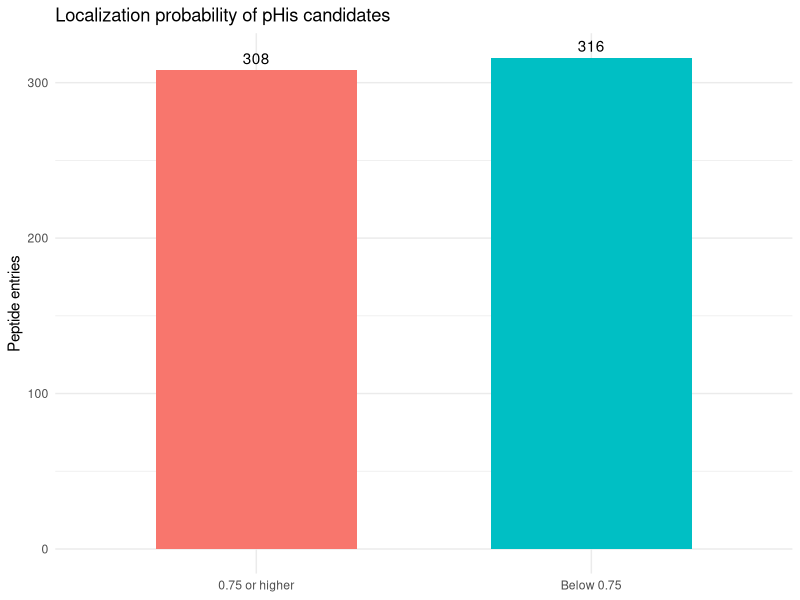
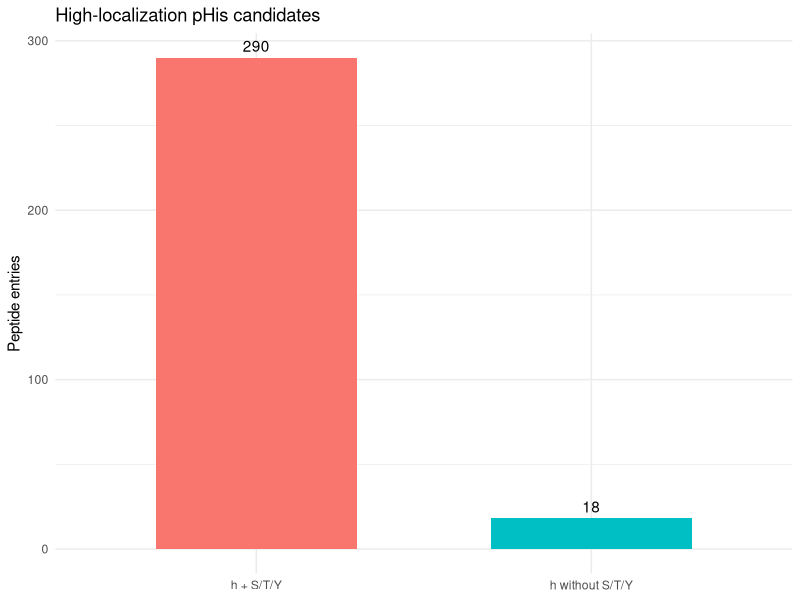
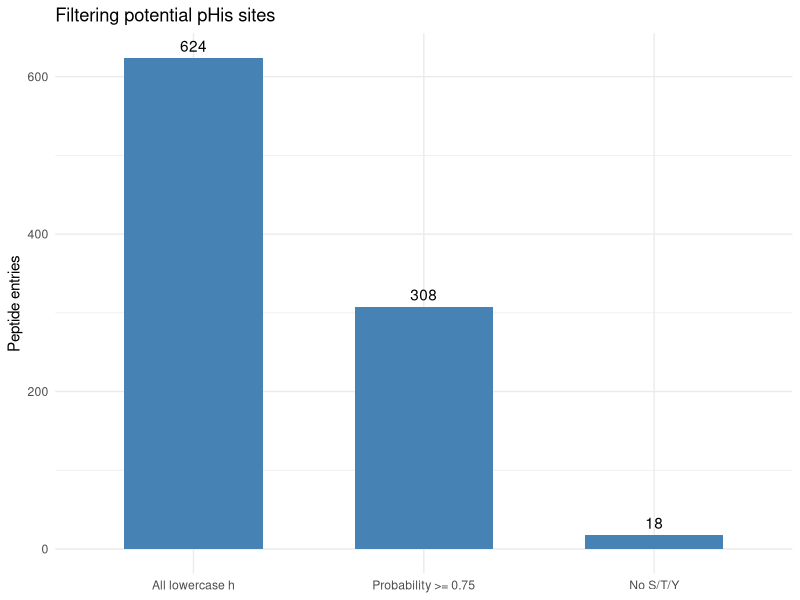
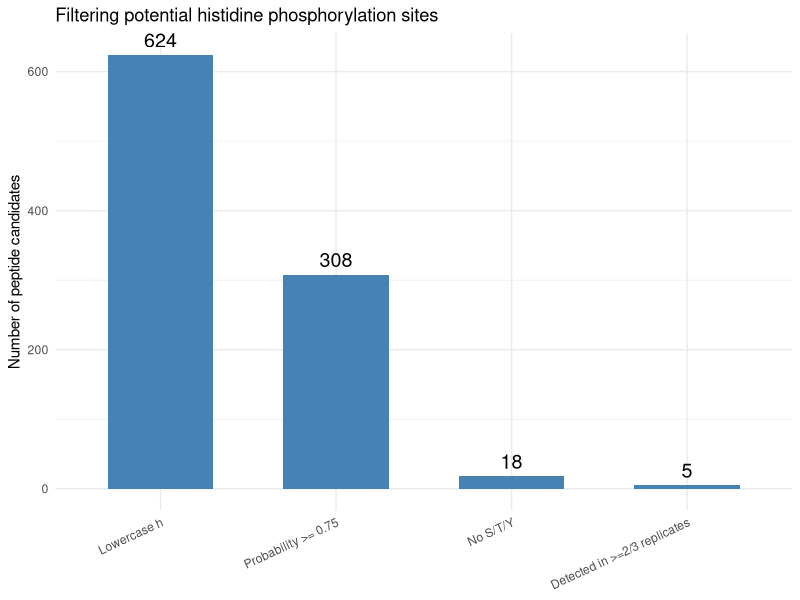
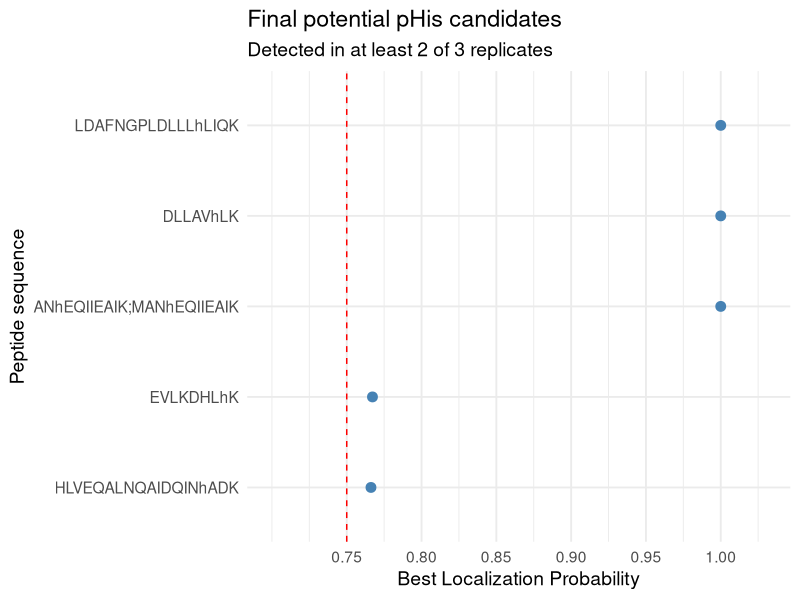

Here is the R script that generated these plots, in order:

library(dplyr)
library(readr)
library(ggplot2)

# Read original dataset
data <- read_tsv("combined_site_STYH.tsv")

# All lowercase h, excluding contaminants
his_all <- data %>%
  filter(
    grepl("h", Peptide, fixed = TRUE),
    !grepl("contam_sp|FGCZ", Protein,
           ignore.case = TRUE)
  )

# Probability >= 0.75
his_075 <- his_all %>%
  filter(`Best Localization Probability` >= 0.75)

# Histidine without any S/T/Y
his_only <- his_075 %>%
  filter(!grepl("[STYsty]", Peptide))

# Plot 1: Below vs above threshold
plot1_data <- his_all %>%
  mutate(Group = if_else(
    `Best Localization Probability` < 0.75,
    "Below 0.75", "0.75 or higher"
  )) %>%
  count(Group)

ggplot(plot1_data, aes(x = Group, y = n, fill = Group)) +
  geom_col(width = 0.6) +
  geom_text(aes(label = n), vjust = -0.5) +
  labs(title = "Localization probability of pHis candidates",
       x = NULL, y = "Peptide entries") +
  theme_minimal() +
  theme(legend.position = "none")

# Plot 2: h with S/T/Y vs h without S/T/Y
plot2_data <- his_075 %>%
  mutate(Group = if_else(
    grepl("[STYsty]", Peptide),
    "h + S/T/Y", "h without S/T/Y"
  )) %>%
  count(Group)

ggplot(plot2_data, aes(x = Group, y = n, fill = Group)) +
  geom_col(width = 0.6) +
  geom_text(aes(label = n), vjust = -0.5) +
  labs(title = "High-localization pHis candidates",
       x = NULL, y = "Peptide entries") +
  theme_minimal() +
  theme(legend.position = "none")

# Plot 3: Filtering funnel
plot3_data <- data.frame(
  Step = factor(
    c("All lowercase h", "Probability >= 0.75",
      "No S/T/Y"),
    levels = c("All lowercase h",
               "Probability >= 0.75", "No S/T/Y")
  ),
  Count = c(nrow(his_all),
            nrow(his_075),
            nrow(his_only))
)

ggplot(plot3_data, aes(x = Step, y = Count)) +
  geom_col(fill = "steelblue", width = 0.6) +
  geom_text(aes(label = Count), vjust = -0.5) +
  labs(title = "Filtering potential pHis sites",
       x = NULL, y = "Peptide entries") +
  theme_minimal()

#
# Continue after creating his_only

library(ggplot2)

# Create table with filtering results
filter_data <- data.frame(
  Step = factor(
    c("Lowercase h",
      "Probability >= 0.75",
      "No S/T/Y",
      "Detected in >=2/3 replicates"),
    levels = c(
      "Lowercase h",
      "Probability >= 0.75",
      "No S/T/Y",
      "Detected in >=2/3 replicates"
    )
  ),
  Count = c(
    nrow(his_all),
    nrow(his_075),
    nrow(his_only),
    5
  )
)

# Plot filtering progress
ggplot(filter_data, aes(x = Step, y = Count)) +
  geom_col(fill = "steelblue", width = 0.6) +
  geom_text(aes(label = Count),
            vjust = -0.5, size = 5) +
  labs(
    title = "Filtering potential histidine phosphorylation sites",
    x = NULL,
    y = "Number of peptide candidates"
  ) +
  theme_minimal() +
  theme(
    axis.text.x = element_text(angle = 25, hjust = 1)
  )

#
# Final 5 peptides identified in your analysis
final_peptides <- c(
  "ANhEQIIEAIK;MANhEQIIEAIK",
  "EVLKDHLhK",
  "DLLAVhLK",
  "LDAFNGPLDLLLhLIQK",
  "HLVEQALNQAIDQINhADK"
)

# Filter the 18 candidates down to the final 5
his_final <- his_only %>%
  filter(Peptide %in% final_peptides)

# Plot the final 5
ggplot(his_final,
       aes(x = `Best Localization Probability`,
           y = reorder(Peptide,
                       `Best Localization Probability`))) +
  geom_point(size = 3, color = "steelblue") +
  geom_vline(
    xintercept = 0.75,
    color = "red",
    linetype = "dashed"
  ) +
  scale_x_continuous(
    limits = c(0.70, 1.03),
    breaks = seq(0.75, 1, 0.05)
  ) +
  labs(
    title = "Final potential pHis candidates",
    subtitle = "Detected in at least 2 of 3 replicates",
    x = "Best Localization Probability",
    y = "Peptide sequence"
  ) +
  theme_minimal(base_size = 14)
